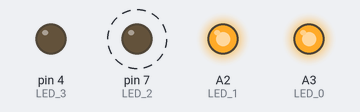
Recording of a sketch running on a simulated Arduino Uno, built with avr-gcc and run on an emulated ATmega328P. On the bench: output pins drawn as LEDs (lit = HIGH). Dashed ring = blinking.

Above: at 0.5 s.
Timing chart, 0 to 4.6 s (numbered marks = the images above):
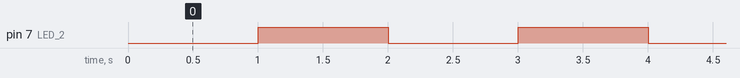

Measured:
- by itself, pin 7 (LED_2): alternates HIGH for 1.0 s and LOW for 1.0 s

The sketch:

1-BlinkLED-v2.ino
```cpp
/**
 **************************************
 *            1-BlinkLED-v2
 **************************************
 *
 * En este ejemplo haremos titilar a un LED mediante un delay configurable y otro LED que cambia de estado cuando parpadeó el primero (mediante una función).
 **/

// Variables globales: /////////////////////////////////////////////////////////////////////////////////////////////////////////////////////////////////

// Arduino Shield:
static const int LED_0 = A3;
static const int LED_1 = A2;
static const int LED_2 = 7;
static const int LED_3 = 4;

static int DELAY = 1000; // En milisegundos.

// Definición de la función InvertirEstadoLED:

// En esta sección del código aparte de definir variables globales, podemos crear funciones.
// Las funciones sirven para agrupar código y poder escribir código de una manera más limpia.
// En este caso la función es muy pequeña (una sola línea de código), pero resulta más intuitivo para el que lea el código más adelante. Veamos:

void InvertirEstadoLED(const int LED){
    digitalWrite(LED, !digitalRead(LED));
}

// "void" significa "vacío" y significa que la función no devuelve ningún valor.
// Las funciones tienen dos maneras de devolver valores: Por función y por argumentos.
// Cuando es por función significa que la función misma devuelve un "int", un "bool", etc. Normalmente se usa este número para realizar códigos de errores o funciones dentro de otras funciones.
// Para devolver por argumentos es necesario estudiar punteros. Algo que queda fuera del alcance de esta guía y del curso.
// "InvertirEstadoLED" es el nombre que elegimos para la función. Nos resulta simple y claro.
// Entre paréntesis se encuentra el tipo de dato que espera recibir la función y "LED" es una variable interna que solo tiene utilidad dentro de la función, delimitada entre "{".

// Inicialización:   ////////////////////////////////////////////////////////////////////////////////////////////////////////////////////////

void setup() {
  pinMode(LED_0, OUTPUT);
  pinMode(LED_1, OUTPUT);
  pinMode(LED_2, OUTPUT);
  pinMode(LED_3, OUTPUT);
  digitalWrite(LED_0, HIGH);
  digitalWrite(LED_1, HIGH);
  digitalWrite(LED_2, HIGH);
}

// Bucle infinito:  ///////////////////////////////////////////////////////////////////////////////////////////////////////////////////////////////////////////

void loop() {
  InvertirEstadoLED(LED_2);  // Llamada a la función: En este momento del programa se invoca a la función antes escrita. Se pasa como argumento la variable LED_2.
  delay(DELAY);         // Luego de ser ejecutada la función el loop continua con la siguiente sentencia. En este caso se invoca a la función delay() que aguarda un tiempo de espera definido.
}

/////////////////////////////////////////////////////////////////////////////////////////////////////////////////////////////////

// Actividades:

// 1 - Cargar el programa y ver que sucede.
// 2 - Probar invertir el estado de otro LED.

// Preguntas:

// 1 - Cómo modificaría usted el código (realizando la menor cantidad de modificaciones) para invertir los tres LED's en el loop?
```
